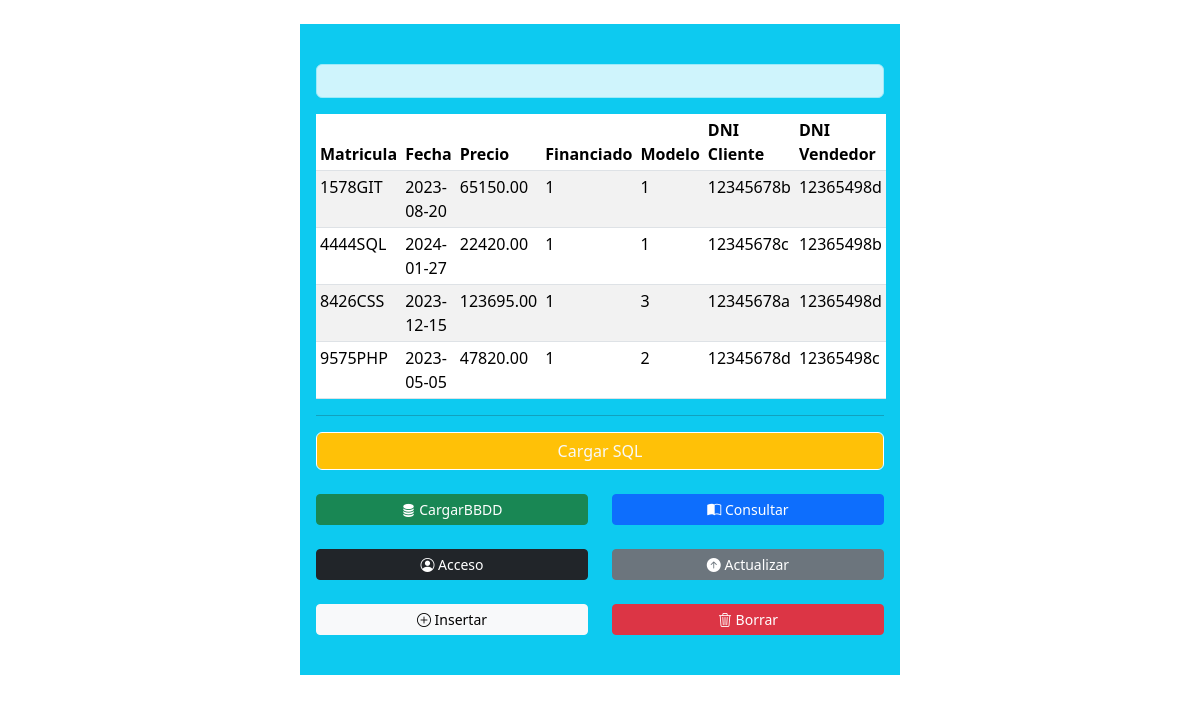
/Ejercicio/04-consultar_.php, run on the app's committed database.
### tables this page shows
CREATE TABLE IF NOT EXISTS Ventas
 (
 matricula CHAR(7) UNIQUE NOT NULL,
 fecha DATE UNIQUE NOT NULL,
 precio DECIMAL (10,2),
 financiado BOOLEAN DEFAULT 1,
 Modelos_idModelo INT NOT NULL,
 Clientes_nif CHAR(9) NOT NULL,
 Vendedores_nif CHAR(9) NOT NULL,
 PRIMARY KEY PK_matricula_fecha (matricula, fecha),
 
 FOREIGN KEY FK_Ventas_Modelos_idModelo (Modelos_idModelo)
 REFERENCES Modelos (idModelo),
 
 FOREIGN KEY FK_Ventas_Clientes_nif (Clientes_nif)
 REFERENCES Clientes (nif),

 FOREIGN KEY FK_Ventas_Vendedores_nif (Vendedores_nif)
 REFERENCES Vendedores (nif)
ON UPDATE CASCADE
 )ENGINE InnoDB
 COMMENT "tabla secundaria Ventas";

### Ejercicio/04-consultar_.php (the view, shortened to what this page needs)
<?php
$conexion = conectar();
?>
<?php
$sql = "SELECT * FROM Ventas";
$filas = $conexion->query($sql);
?>
<!DOCTYPE html>
<html lang="es">
<head>
    <head>
    <link href="https://cdn.jsdelivr.net/npm/bootstrap@5.3.2/dist/css/bootstrap.min.css" rel="stylesheet">
    <link rel="stylesheet" href="https://cdn.jsdelivr.net/npm/bootstrap-icons@1.11.3/font/bootstrap-icons.min.css">
</head>
</head>
<body>
    <br>
    <main class="container aling-center w-50 bg-info p-3">
         <br>
    <p class="alert alert-info w-100 text-center">
    </p>
    <table class="table table-sm table-hover table-striped">
        <thead>
            <tr>
                <th>Matricula</th>
                <th>Fecha</th>
                <th>Precio</th>
                <th>Financiado</th>
                <th>Modelo</th>
                <th>DNI Cliente</th>
                <th>DNI Vendedor</th>
            </tr>
        </thead>
        <tbody>
            <?php
            $Ventas = $filas->fetch_all(MYSQLI_ASSOC);
            foreach ($Ventas as $venta) {
             ?>
             <tr>
                <td><?php echo $venta['matricula']?></td>
                <td><?php echo $venta['fecha']?></td>
                <td><?php echo $venta['precio']?></td>
                <td><?php echo $venta['financiado']?></td>
                <td><?php echo $venta['Modelos_idModelo']?></td>
                <td><?php echo $venta['Clientes_nif']?></td>
                <td><?php echo $venta['Vendedores_nif']?></td>
            </tr>
             <?php
            }
            ?>
        </tbody>
    </table>
    <hr>
    <form action="#" method="post" class="form w-100 text-light">
    <input type="submit" value="Cargar SQL" name="enviar" class="form-control border border-white bg-warning text-light">
    </form><br>
    <section class="row">
            <nav class="col">
                <a href="carga_bbdd.php" class="btn btn-sm btn-success w-100"><i class="bi bi-database-fill"></i>&nbsp;CargarBBDD</a><br><br>
                <a href="02-login_.php" class="btn btn-sm btn-dark w-100"><i class="bi bi-person-circle"></i>&nbsp;Acceso</a><br><br>
                <a href="03-insertar_.php" class="btn btn-sm btn-light w-100"><i class="bi bi-plus-circle"></i>&nbsp;Insertar</a><br><br>
            </nav>
            <nav class="col">
                <a href="04-consultar_.php" class="btn btn-sm btn-primary w-100"><i class="bi bi-book-half"></i>&nbsp;Consultar</a><br><br>
                <a href="05-actualizar_.php" class="btn btn-sm btn-secondary w-100"><i class="bi bi-arrow-up-circle-fill"></i>&nbsp;Actualizar</a><br><br>
                <a href="06-borrar_.php" class="btn btn-sm btn-danger w-100"><i class="bi bi-trash3"></i>&nbsp;Borrar</a><br><br>
            </nav>
        </section>
    </main>
</body>
</html>

### data on the page
ventas: matricula "1578GIT", fecha "2023-08-20", precio "65150.00", financiado "1", Modelos_idModelo "1", Clientes_nif "12345678b", Vendedores_nif "12365498d"
ventas: matricula "4444SQL", fecha "2024-01-27", precio "22420.00", financiado "1", Modelos_idModelo "1", Clientes_nif "12345678c", Vendedores_nif "12365498b"
ventas: matricula "8426CSS", fecha "2023-12-15", precio "123695.00", financiado "1", Modelos_idModelo "3", Clientes_nif "12345678a", Vendedores_nif "12365498d"
ventas: matricula "9575PHP", fecha "2023-05-05", precio "47820.00", financiado "1", Modelos_idModelo "2", Clientes_nif "12345678d", Vendedores_nif "12365498c"
